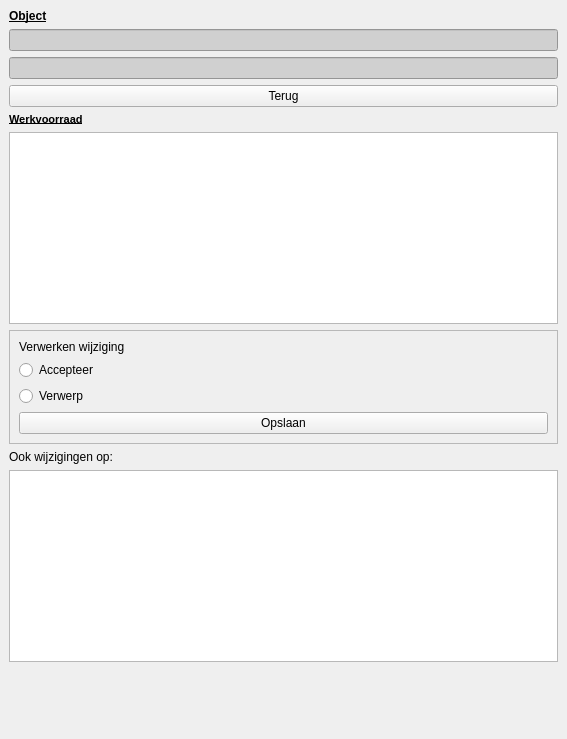
<?xml version="1.0" encoding="UTF-8"?>
<ui version="4.0">
 <class>Object</class>
 <widget class="QDockWidget" name="Object">
  <property name="geometry">
   <rect>
    <x>0</x>
    <y>0</y>
    <width>567</width>
    <height>739</height>
   </rect>
  </property>
  <property name="sizePolicy">
   <sizepolicy hsizetype="Minimum" vsizetype="Preferred">
    <horstretch>0</horstretch>
    <verstretch>0</verstretch>
   </sizepolicy>
  </property>
  <property name="minimumSize">
   <size>
    <width>153</width>
    <height>467</height>
   </size>
  </property>
  <property name="features">
   <set>QDockWidget::DockWidgetFloatable|QDockWidget::DockWidgetMovable</set>
  </property>
  <property name="windowTitle">
   <string>OIV Objecten</string>
  </property>
  <widget class="QWidget" name="dockWidgetContents">
   <layout class="QVBoxLayout" name="verticalLayout_2">
    <item>
     <layout class="QVBoxLayout" name="verticalLayout">
      <item>
       <widget class="QLabel" name="label">
        <property name="sizePolicy">
         <sizepolicy hsizetype="Minimum" vsizetype="Fixed">
          <horstretch>0</horstretch>
          <verstretch>0</verstretch>
         </sizepolicy>
        </property>
        <property name="font">
         <font>
          <family>Arial</family>
          <weight>75</weight>
          <bold>true</bold>
          <underline>true</underline>
         </font>
        </property>
        <property name="text">
         <string>Object</string>
        </property>
       </widget>
      </item>
      <item>
       <widget class="QLineEdit" name="formelenaam">
        <property name="styleSheet">
         <string notr="true">background-color: rgb(208, 208, 208);
border-color: rgba(255, 255, 255, 0);</string>
        </property>
       </widget>
      </item>
      <item>
       <widget class="QLineEdit" name="object_id">
        <property name="sizePolicy">
         <sizepolicy hsizetype="Minimum" vsizetype="Fixed">
          <horstretch>0</horstretch>
          <verstretch>0</verstretch>
         </sizepolicy>
        </property>
        <property name="acceptDrops">
         <bool>false</bool>
        </property>
        <property name="styleSheet">
         <string notr="true">background-color: rgb(208, 208, 208);
border-color: rgba(255, 255, 255, 0);</string>
        </property>
       </widget>
      </item>
      <item>
       <widget class="QPushButton" name="btn_terug">
        <property name="text">
         <string>Terug</string>
        </property>
       </widget>
      </item>
      <item>
       <widget class="QLabel" name="label_12">
        <property name="sizePolicy">
         <sizepolicy hsizetype="Minimum" vsizetype="Fixed">
          <horstretch>0</horstretch>
          <verstretch>0</verstretch>
         </sizepolicy>
        </property>
        <property name="font">
         <font>
          <family>Arial</family>
          <pointsize>8</pointsize>
          <weight>75</weight>
          <bold>true</bold>
          <underline>true</underline>
          <strikeout>false</strikeout>
         </font>
        </property>
        <property name="text">
         <string>Werkvoorraad</string>
        </property>
       </widget>
      </item>
      <item>
       <widget class="QTableWidget" name="tbl_werkvoorraad"/>
      </item>
      <item>
       <widget class="QFrame" name="fr_verwerk">
        <property name="minimumSize">
         <size>
          <width>0</width>
          <height>0</height>
         </size>
        </property>
        <property name="frameShape">
         <enum>QFrame::StyledPanel</enum>
        </property>
        <property name="frameShadow">
         <enum>QFrame::Raised</enum>
        </property>
        <layout class="QVBoxLayout" name="verticalLayout_3">
         <item>
          <widget class="QLabel" name="label_2">
           <property name="text">
            <string>Verwerken wijziging</string>
           </property>
          </widget>
         </item>
         <item>
          <widget class="QRadioButton" name="rb_accept">
           <property name="text">
            <string>Accepteer</string>
           </property>
          </widget>
         </item>
         <item>
          <widget class="QRadioButton" name="rb_verwerp">
           <property name="text">
            <string>Verwerp</string>
           </property>
          </widget>
         </item>
         <item>
          <widget class="QPushButton" name="btn_opslaan">
           <property name="sizePolicy">
            <sizepolicy hsizetype="Preferred" vsizetype="Preferred">
             <horstretch>0</horstretch>
             <verstretch>0</verstretch>
            </sizepolicy>
           </property>
           <property name="text">
            <string>Opslaan</string>
           </property>
           <property name="icon">
            <iconset>
             <normaloff>:/plugins/oiv/config_files/info.png</normaloff>:/plugins/oiv/config_files/info.png</iconset>
           </property>
           <property name="iconSize">
            <size>
             <width>32</width>
             <height>32</height>
            </size>
           </property>
          </widget>
         </item>
        </layout>
       </widget>
      </item>
      <item>
       <widget class="QLabel" name="label_3">
        <property name="text">
         <string>Ook wijzigingen op:</string>
        </property>
       </widget>
      </item>
      <item>
       <widget class="QTableWidget" name="tbl_other"/>
      </item>
      <item>
       <spacer name="verticalSpacer_2">
        <property name="orientation">
         <enum>Qt::Vertical</enum>
        </property>
        <property name="sizeHint" stdset="0">
         <size>
          <width>0</width>
          <height>0</height>
         </size>
        </property>
       </spacer>
      </item>
     </layout>
    </item>
   </layout>
  </widget>
 </widget>
 <resources/>
 <connections/>
</ui>
